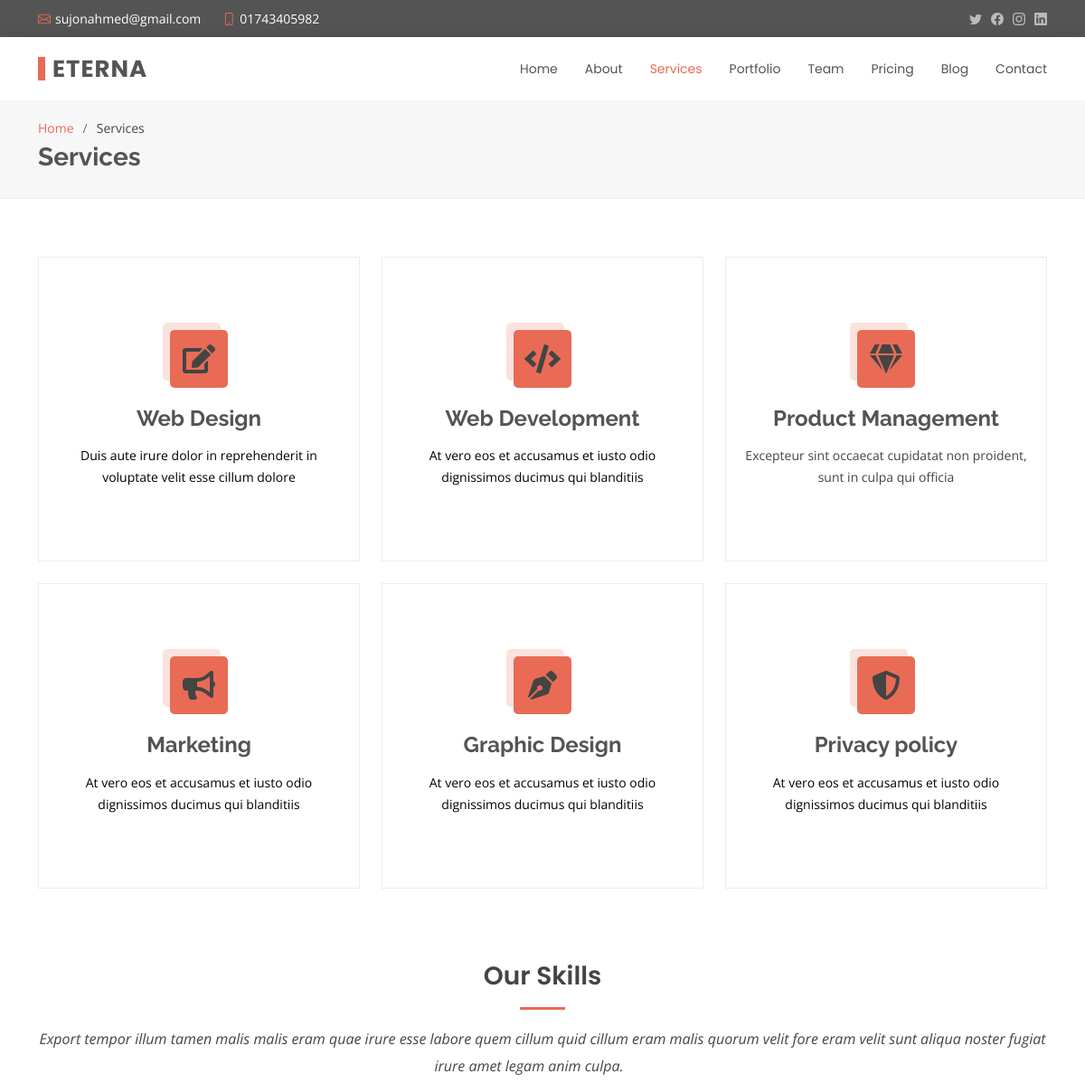
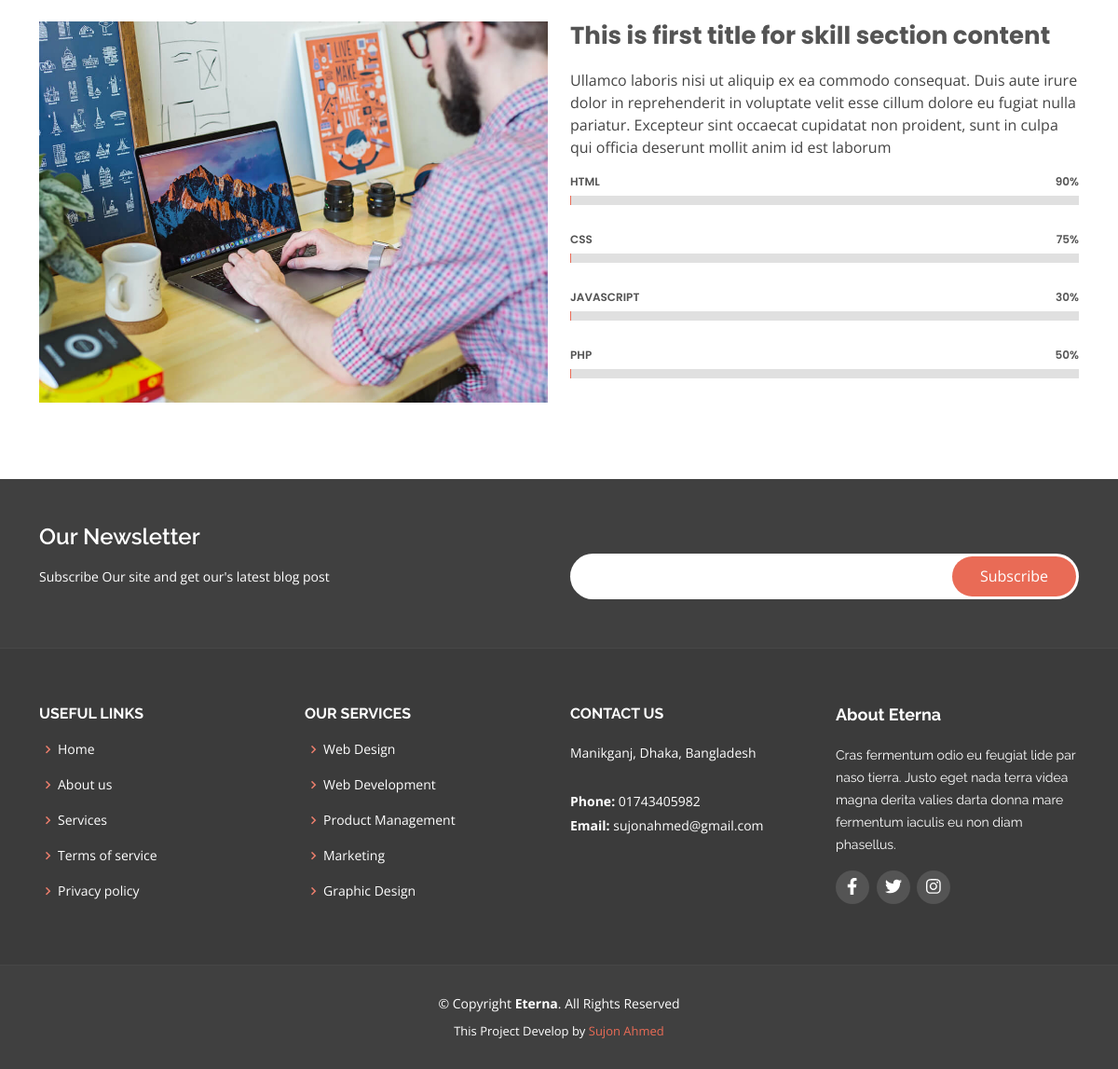
/services.php, run on the app's committed database (2 pictures, top to bottom).
### tables this page shows
CREATE TABLE `services` (
  `service_id` int(11) NOT NULL,
  `author_id` int(11) NOT NULL,
  `service_icon` varchar(30) NOT NULL,
  `service_title` varchar(255) NOT NULL,
  `service_desc` longtext NOT NULL,
  `service_created_at` datetime NOT NULL DEFAULT current_timestamp()
);

CREATE TABLE `skill_desc` (
  `skill_desc_id` int(11) NOT NULL,
  `author_id` int(11) NOT NULL,
  `skill_desc` longtext NOT NULL,
  `created_at` datetime NOT NULL DEFAULT current_timestamp()
);

CREATE TABLE `skill_content` (
  `content_id` int(11) NOT NULL,
  `content_title` varchar(255) NOT NULL,
  `content_image` varchar(80) NOT NULL,
  `content_desc` longtext NOT NULL,
  `content_created_at` datetime NOT NULL DEFAULT current_timestamp()
);

CREATE TABLE `skill_category` (
  `skill_cat_id` int(11) NOT NULL,
  `skill_cat_name` varchar(15) NOT NULL,
  `skill_cat_mx_val` int(11) NOT NULL,
  `skill_cat_created` datetime NOT NULL DEFAULT current_timestamp()
);

CREATE TABLE `address` (
  `address_id` int(11) NOT NULL,
  `address_title` varchar(255) NOT NULL,
  `map_link` varchar(500) NOT NULL,
  `address_created` datetime NOT NULL DEFAULT current_timestamp()
);

CREATE TABLE `social` (
  `social_id` int(11) NOT NULL,
  `social_name` varchar(80) NOT NULL,
  `social_icon` varchar(50) NOT NULL,
  `social_link` varchar(255) NOT NULL,
  `social_created` datetime NOT NULL DEFAULT current_timestamp()
);

### admin/main.php (called while the page is built, shortened)
<?php
    class Main{
        protected $host = 'localhost';
        protected $user = 'root';
        protected $pass = '';
        protected $db = 'eterna';
        protected $con;
        public function __construct()
        {
            $this->con = new mysqli($this->host,$this->user,$this->pass,$this->db);
        }
         public function profile_retrives(){
            $this->sql ="SELECT * FROM `admin`";
            $this->result = $this->con->query($this->sql);
            if($this->result == true){
                return $this->result;
            }else{
                return false;
            }
        }
         public function get_service_limit(){
            $this->sql = "SELECT * FROM `services` LIMIT 6";
            $this->result = $this->con->query($this->sql);
            if($this->result == true){
                return $this->result;
            }else{
                return false;
            }
        }
         public function get_skill_desc_limit(){
            $this->sql = "SELECT * FROM skill_desc LIMIT 1";
            $this->result = $this->con->query($this->sql);
            if($this->result == true){
                return $this->result;
            }else{
                return false;
            }
        }
        public function get_skill_content_limit(){
            $this->sql = "SELECT * FROM skill_content LIMIT 1";
            $this->result = $this->con->query($this->sql);
            if($this->result == true){
                return $this->result;
            }else{
                return false;
            }
        }
          public function get_progress()
          {
              $this->sql = "SELECT * FROM `skill_category`";
              $this->result = $this->con->query($this->sql);
              if($this->result == true){
                  return $this->result;
              }else{
                  return false;
              }
          }
            public function get_location()
            {
                $this->sql = "SELECT * FROM `address`";
                $this->result = $this->con->query($this->sql);
                if($this->result == true){
                    return $this->result;
                }else{
                    return false;
                }
            }
            public function get_social()
            {
                $this->sql = "SELECT * FROM `social`";
                $this->result = $this->con->query($this->sql);
                if($this->result == true){
                    return $this->result;
                }else{
                    return false;
                }
            }
    }
?>

### services.php (the view, shortened to what this page needs)
<?php include 'font_header.php'; ?>
  <main id="main">
    <section id="breadcrumbs" class="breadcrumbs">
      <div class="container">
        <ol>
          <li><a href="index.php">Home</a></li>
          <li>Services</li>
        </ol>
        <h2>Services</h2>
      </div>
    </section>
      <section id="services" class="services">
      <div class="container">
        <div class="row">
        <?php
            if($service_details->num_rows > 0){
              while($row = $service_details->fetch_object()){
                ?>
                  <div class="col-lg-4 col-md-6 d-flex align-items-stretch mt-4">
                    <div class="icon-box">
                      <div class="icon"><i class="<?php echo $row->service_icon;?> fa-2x"></i></div>
                      <h4><a href=""><?php echo $row->service_title; ?></a></h4>
                      <p><?php echo $row->service_desc; ?></p>
                    </div>
                  </div>
                <?php
              }
            }
          ?>
        </div>
      </div>
    </section>
    <section id="skills" class="skills">
      <div class="container">
        <div class="section-title">
          <h2>Our Skills</h2>
          <?php
            if($skill_desc->num_rows > 0){
              while($row = $skill_desc->fetch_object()){
                ?>
                  <p><?php echo $row->skill_desc; ?></p>
                <?php
              }
            }
          ?>
        </div>
        <div class="row">
          <?php
            if($skill_content->num_rows > 0){
              while($row_content = $skill_content->fetch_object()){
                ?>
                  <div class="col-lg-6">
                    <img src="<?php echo 'admin/uploads/skill/'.$row_content->content_image; ?>" class="img-fluid" alt="">
                  </div>
                  <div class="col-lg-6 pt-4 pt-lg-0 content">
                    <h3><?php echo $row_content->content_title; ?></h3>
                    <p class="fst-italic">
                      <?php echo $row_content->content_desc; ?>
                    </p>
                      <?php
                        if($skill_progress->num_rows > 0){
                          while($progress_row = $skill_progress->fetch_object()){
                            ?>
                                <div class="skills-content">
                                  <div class="progress">
                                    <span class="skill"><?php echo $progress_row->skill_cat_name; ?> <i class="val"><?php echo $progress_row->skill_cat_mx_val.'%'; ?></i></span>
                                    <div class="progress-bar-wrap">
                                    </div>
                                  </div>
                                </div>
                            <?php
                          }
                        }
                      ?>
                  </div>
                <?php
              }
            }
          ?>
        </div>
      </div>
    </section>
  </main>
  <?php include 'font_footer.php'; ?>

### font_header.php (shortened to what this page needs)
<?php
include 'admin/main.php';
$obj = new Main();
$email = $obj->profile_retrives();
if ($email->num_rows > 0) {
  while ($row = $email->fetch_object()) {
    $admin_email = $row->admin_email;
    $admin_phone = $row->admin_phone;
  }
}
$service_details = $obj->get_service_limit();
$skill_desc = $obj->get_skill_desc_limit();
$skill_content = $obj->get_skill_content_limit();
$skill_progress = $obj->get_progress();
$get_location = $obj->get_location();
if ($get_location->num_rows > 0) {
  while ($row = $get_location->fetch_object()) {
    $title = $row->address_title;
  }
}
$get_social_media = $obj->get_social();
?>
<!DOCTYPE html>
<html lang="en">
<head>
  <link href="assets/vendor/animate.css/animate.min.css" rel="stylesheet">
  <link href="assets/vendor/bootstrap/css/bootstrap.min.css" rel="stylesheet">
  <link href="assets/vendor/bootstrap-icons/bootstrap-icons.css" rel="stylesheet">
  <link href="assets/vendor/boxicons/css/boxicons.min.css" rel="stylesheet">
  <link href="assets/vendor/glightbox/css/glightbox.min.css" rel="stylesheet">
  <link href="assets/vendor/swiper/swiper-bundle.min.css" rel="stylesheet">
  <link href="assets/css/style.css" rel="stylesheet">
  <link rel="stylesheet" href="https://cdnjs.cloudflare.com/ajax/libs/font-awesome/5.15.4/css/all.min.css" />
</head>
<body>
  <section id="topbar" class="d-flex align-items-center">
    <div class="container d-flex justify-content-center justify-content-md-between">
      <div class="contact-info d-flex align-items-center">
        <i class="bi bi-envelope d-flex align-items-center"><a href="mailto:contact@example.com"><?php echo $admin_email; ?></a></i>
        <i class="bi bi-phone d-flex align-items-center ms-4"><span><?php echo $admin_phone; ?></span></i>
      </div>
      <div class="social-links d-none d-md-flex align-items-center">
        <a href="#" class="twitter"><i class="bi bi-twitter"></i></a>
        <a href="#" class="facebook"><i class="bi bi-facebook"></i></a>
        <a href="#" class="instagram"><i class="bi bi-instagram"></i></a>
        <a href="#" class="linkedin"><i class="bi bi-linkedin"></i></i></a>
      </div>
    </div>
  </section>
  <header id="header" class="d-flex align-items-center">
    <div class="container d-flex justify-content-between align-items-center">
      <div class="logo">
        <h1><a href="index.php">Eterna</a></h1>
      </div>
      <nav id="navbar" class="navbar">
        <ul>
          <li><a class="<?= (basename($_SERVER['PHP_SELF']) == "index.php") ? "active" : "" ?>" href="index.php">Home</a></li>
          <li><a class="<?= (basename($_SERVER['PHP_SELF']) == "about.php") ? "active" : "" ?>" href="about.php">About</a></li>
          <li><a class="<?= (basename($_SERVER['PHP_SELF']) == "services.php") ? "active" : "" ?>" href="services.php">Services</a></li>
          <li><a class="<?= (basename($_SERVER['PHP_SELF']) == "portfolio.php") ? "active" : "" ?>" href="portfolio.php">Portfolio</a></li>
          <li><a class="<?= (basename($_SERVER['PHP_SELF']) == "team.php") ? "active" : "" ?>" href="team.php">Team</a></li>
          <li><a class="<?= (basename($_SERVER['PHP_SELF']) == "pricing.php") ? "active" : "" ?>" href="pricing.php">Pricing</a></li>
          <li><a class="<?= (basename($_SERVER['PHP_SELF']) == "blog.php") ? "active" : "" ?>" href="blog.php">Blog</a></li>
          <li><a class="<?= (basename($_SERVER['PHP_SELF']) == "contact.php") ? "active" : "" ?>" href="contact.php">Contact</a></li>
        </ul>
      </nav>
    </div>
  </header>

### font_footer.php (shortened to what this page needs)
<footer id="footer">
<div class="footer-newsletter">
  <div class="container">
    <div class="row">
      <div class="col-lg-6">
        <h4>Our Newsletter</h4>
        <p>Subscribe Our site and get our's latest blog post</p>
      </div>
      <div class="col-lg-6">
        <form action="subscribe.php" method="POST">
          <input type="email" name="email"><input type="submit" name="submit" value="Subscribe">
        </form>
      </div>
    </div>
  </div>
</div>
<div class="footer-top">
  <div class="container">
    <div class="row">
      <div class="col-lg-3 col-md-6 footer-links">
        <h4>Useful Links</h4>
        <ul>
          <li><i class="bx bx-chevron-right"></i> <a href="#">Home</a></li>
          <li><i class="bx bx-chevron-right"></i> <a href="#">About us</a></li>
          <li><i class="bx bx-chevron-right"></i> <a href="#">Services</a></li>
          <li><i class="bx bx-chevron-right"></i> <a href="#">Terms of service</a></li>
          <li><i class="bx bx-chevron-right"></i> <a href="#">Privacy policy</a></li>
        </ul>
      </div>
      <div class="col-lg-3 col-md-6 footer-links">
        <h4>Our Services</h4>
        <ul>
          <li><i class="bx bx-chevron-right"></i> <a href="#">Web Design</a></li>
          <li><i class="bx bx-chevron-right"></i> <a href="#">Web Development</a></li>
          <li><i class="bx bx-chevron-right"></i> <a href="#">Product Management</a></li>
          <li><i class="bx bx-chevron-right"></i> <a href="#">Marketing</a></li>
          <li><i class="bx bx-chevron-right"></i> <a href="#">Graphic Design</a></li>
        </ul>
      </div>
      <div class="col-lg-3 col-md-6 footer-contact">
        <h4>Contact Us</h4>
        <p>
          <?php echo $title; ?> <br><br>
          <strong>Phone:</strong> <?php echo $admin_phone; ?><br>
          <strong>Email:</strong> <?php echo $admin_email; ?><br>
        </p>
      </div>
      <div class="col-lg-3 col-md-6 footer-info">
        <h3>About Eterna</h3>
        <p>Cras fermentum odio eu feugiat lide par naso tierra. Justo eget nada terra videa magna derita valies darta donna mare fermentum iaculis eu non diam phasellus.</p>
        <div class="social-links mt-3">
          <?php
            if($get_social_media->num_rows > 0){
              while($row = $get_social_media->fetch_object()){
                ?>
                  <a href="<?php echo $row->social_link; ?>" target="_blank" class="social"><i class="<?php echo $row->social_icon; ?>"></i></a>
                <?php
              }
            }
          ?>
        </div>
      </div>
    </div>
  </div>
</div>
<div class="container">
  <div class="copyright">
    &copy; Copyright <strong><span>Eterna</span></strong>. All Rights Reserved
  </div>
  <div class="credits">
    This Project Develop by <a target="_blank" href="https://github.com/Sujon-Ahmed">Sujon Ahmed</a>
  </div>
</div>
</footer>
</body>
</html>

### data on the page
services: service_title "Web Design", service_desc "Duis aute irure dolor in reprehenderit in voluptate velit esse cillum dolore"
services: service_title "Web Development", service_desc "At vero eos et accusamus et iusto odio dignissimos ducimus qui blanditiis"
services: service_title "Product Management", service_desc "Excepteur sint occaecat cupidatat non proident, sunt in culpa qui officia"
services: service_title "Marketing", service_desc "At vero eos et accusamus et iusto odio dignissimos ducimus qui blanditiis"
services: service_title "Graphic Design", service_desc "At vero eos et accusamus et iusto odio dignissimos ducimus qui blanditiis"
services: service_title "Privacy policy", service_desc "At vero eos et accusamus et iusto odio dignissimos ducimus qui blanditiis"
skill_desc: skill_desc "Export tempor illum tamen malis malis eram quae irure esse labore quem cillum quid cillum eram malis quorum velit fore eram velit sunt aliqua noster fugiat irure amet legam anim culpa."
skill_content: content_image (picture), content_title "This is first title for skill section content", content_desc "Ullamco laboris nisi ut aliquip ex ea commodo consequat. Duis aute irure dolor in reprehenderit in voluptate velit esse cillum dolore eu fugiat nulla pariatur. Excepteur sint occaecat cupidatat non proident, sunt in culpa qui officia deserunt mollit anim id est laborum"
skill_category: skill_cat_name "HTML", skill_cat_mx_val "90"
skill_category: skill_cat_name "CSS", skill_cat_mx_val "75"
skill_category: skill_cat_name "JAVASCRIPT", skill_cat_mx_val "30"
skill_category: skill_cat_name "PHP", skill_cat_mx_val "50"
address: address_title "Manikganj, Dhaka, Bangladesh"

### other printed values
$admin_email "sujonahmed@gmail.com"
$admin_phone "01743405982"
